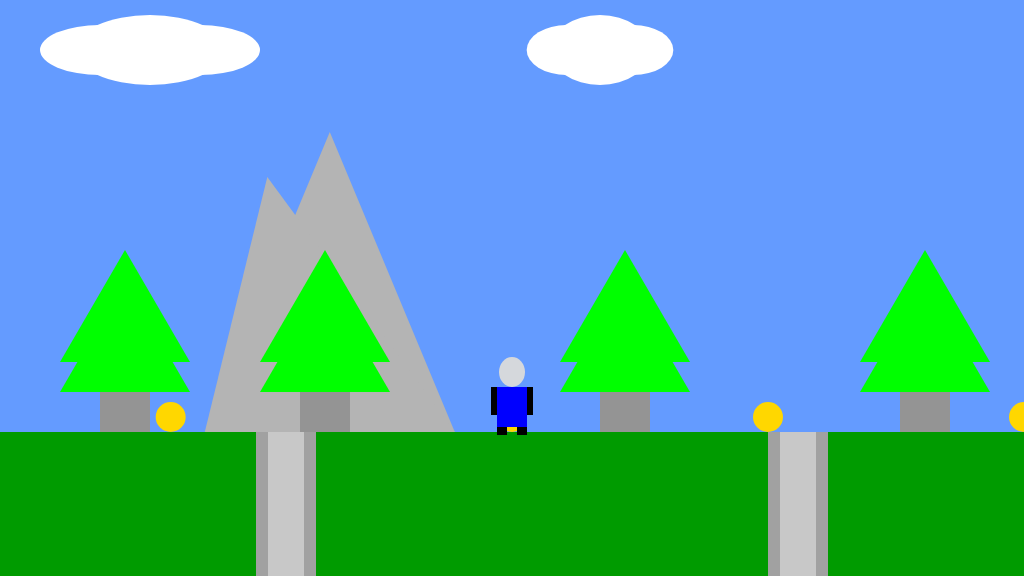
Frame 1 (no input)
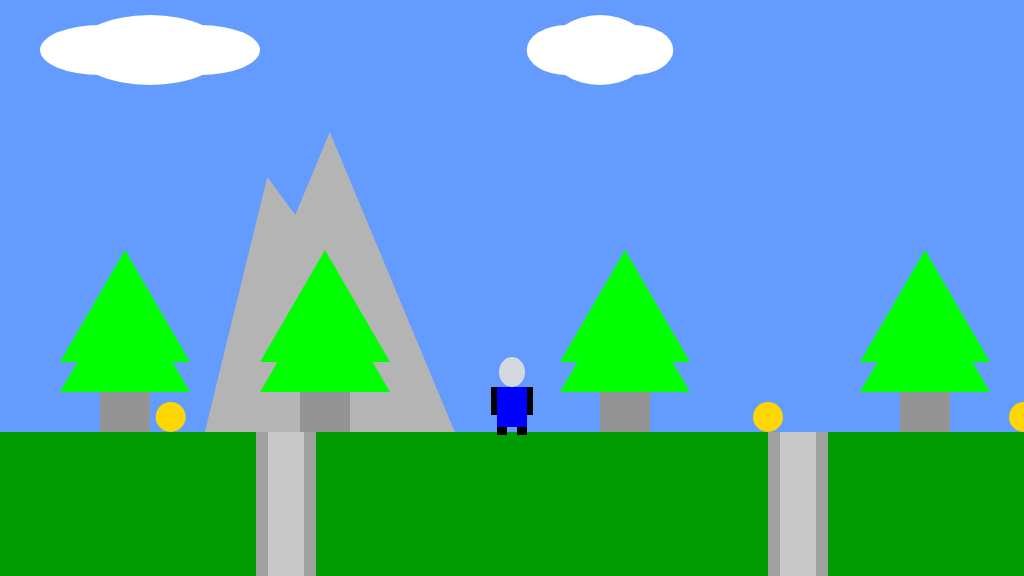
Frame 60 (no input)
Frame 120 (the mouse pressed at the canvas centre since frame 60): identical to frame 60, image omitted

The p5.js sketch that drew these frames (run headless with seeded random() and noise() and a simulated clock; from frame 60 on, the mouse is pressed at the canvas centre):

// p5.js sketch
// ── sketch.js
/*

The Game Project part 4 - side scrolling
*/


var gameChar_x;
var gameChar_y;
var floorPos_y;

var isLeft;
var isRight;
var isFalling;
var isPlummeting;

var trees_x;
var treePos_y;
var clouds;
var mountains;

var cameraPosX;
var old_gameChar_x;

var collectables;
var canyons;

function setup()
{
	createCanvas(1024, 576);
	floorPos_y = height * 3/4;
	gameChar_x = width/2;
	gameChar_y = floorPos_y;
    
    //These variables will be used to animate your game character.
    isLeft = false;
    isRight = false;
    isFalling = false;
    isPlummeting = false;
    
    trees_x = [100, 300, 600, 900, 1200, 1600, 6000, 9000, 12000];
    treePos_y = floorPos_y;
    
    collectables = [
        {x_pos: width/6, y_pos: floorPos_y, size: 30, isFound: false},
        {x_pos: width/2, y_pos: floorPos_y, size: 30, isFound: false},
        {x_pos: width * 0.75, y_pos: floorPos_y, size: 30, isFound: false},
        {x_pos: width, y_pos: floorPos_y, size: 30, isFound: false},
        {x_pos: width * 1.2, y_pos: floorPos_y, size: 30, isFound: false},
        {x_pos: width * 1.5, y_pos: floorPos_y, size: 30, isFound: false},
        {x_pos: width * 1.8, y_pos: floorPos_y, size: 30, isFound: false},
        {x_pos: width * 2.1, y_pos: floorPos_y, size: 30, isFound: false},
        {x_pos: width * 2.4, y_pos: floorPos_y, size: 30, isFound: false},
        {x_pos: width * 2.7, y_pos: floorPos_y, size: 30, isFound: false}
    ];
    
    canyons = [
        {x_pos: width*0.25, width: 60},
        {x_pos: width*0.75, width: 60},
        {x_pos: width*1.25, width: 60},
        {x_pos: width*1.75, width: 60},
        {x_pos: width*2.25, width: 60},
        {x_pos: width*2.75, width: 60},
        {x_pos: width*3.75, width: 60},
        {x_pos: width*3.75, width: 60},
    ];
    
    clouds = [
        {x_pos: 150,  y_pos: 50 ,width: 150},
        {x_pos: 1400,  y_pos: 40 ,width: 130},
        {x_pos: 600,  y_pos: 50 ,width: 100},
        {x_pos: 1900,  y_pos: 45 ,width: 110},
        {x_pos: 1250, y_pos: 40 ,width: 90},
        {x_pos: 2500, y_pos: 53 ,width: 180},
        {x_pos: 3700, y_pos: 55 ,width: 120},
        {x_pos: 4150, y_pos: 48 ,width: 70}
    ];
    
    mountains = [
        {x_pos: width/5,      width: 250, height: 300},
        {x_pos: width * 3,    width: 150, height: 300},
        {x_pos: width * 2,    width: 350, height: 300},
        {x_pos: width * 5.5,  width: 400, height: 300},
        {x_pos: width * 7,    width: 300, height: 300},
        {x_pos: width * 1,    width: 250, height: 300},
        {x_pos: width * 4,  width: 450, height: 300},
        {x_pos: width * 5, width: 500, height: 300},
    ];
    
    cameraPosX = 0;
    old_gameChar_x = gameChar_x;

    
}

function draw()
{
    
    cameraPosX = cameraPosX + gameChar_x - old_gameChar_x;
    old_gameChar_x = gameChar_x;
    
	///////////DRAWING CODE//////////

	background(100,155,255); //fill the sky blue


	noStroke();
	fill(0,155,0);
	rect(0, floorPos_y, width, height - floorPos_y); //draw some green ground
    
    // Implement scrolling
    push();
    translate(-cameraPosX, 0);

	//draw the canyon
    for(var i = 0; i < canyons.length; i++)
    {
        drawCanyon(canyons[i]);
        //detect when the character is over the canyon
        checkCanyon(canyons[i]);
    }
    
    //clouds
	drawClouds();
    // mountains
    drawMountains();
    // trees
    drawTrees();
    
    //a collectable token - eg. a jewel, fruit, coins
    for(var i = 0; i < collectables.length; i++)
    {
        if (!collectables[i].isFound)
        {
            drawCollectable(collectables[i]);
            checkCollectable(collectables[i]);
        }
    }
    
    
    if (isPlummeting)
    {
        gameChar_y += 10;
        isLeft = isRight = false;
    }
    
	//the game character
	if(isLeft && isFalling)
	{
		// add your jumping-left code
        
        // draw the face
        fill(213, 216, 220);
        ellipse(gameChar_x , gameChar_y - 60, 20, 30);

        // draw the body
        fill(0, 0, 256);
        rect(gameChar_x - 8, gameChar_y - 45, 16, 30);

        // draw hands
        fill(0);
        rect(gameChar_x - 23, gameChar_y - 45, 26, 6);

        // draw the feets
        fill(0);
        rect(gameChar_x - 5, gameChar_y - 15, 10, 8);

	}
	else if(isRight && isFalling)
	{
		// add your jumping-right code
        
        // draw the face
        fill(213, 216, 220);
        ellipse(gameChar_x , gameChar_y - 60, 20, 30);

        // draw the body
        fill(0, 0, 256);
        rect(gameChar_x - 8, gameChar_y - 45, 16, 30);

        // draw hands
        fill(0);
        rect(gameChar_x - 3, gameChar_y - 45, 26, 6);

        // draw the feets
        fill(0);
        rect(gameChar_x - 5, gameChar_y - 15, 10, 8);
        

	}
	else if(isLeft)
	{
		// add your walking left code
        
        // draw the face
        fill(213, 216, 220);
        ellipse(gameChar_x , gameChar_y - 60, 20, 30);

        // draw the body
        fill(0, 0, 256);
        rect(gameChar_x - 8, gameChar_y - 45, 16, 40);

        // draw hands
        fill(0);
        rect(gameChar_x - 23, gameChar_y - 45, 26, 6);

        // draw the feets
        fill(0);
        rect(gameChar_x - 5, gameChar_y - 5, 10, 8); 

	}
	else if(isRight)
	{
		// add your walking right code
        
        // draw the face
        fill(213, 216, 220);
        ellipse(gameChar_x , gameChar_y - 60, 20, 30);

        // draw the body
        fill(0, 0, 256);
        rect(gameChar_x - 8, gameChar_y - 45, 16, 40);

        // draw hands
        fill(0);
        rect(gameChar_x - 3, gameChar_y - 45, 26, 6);

        // draw the feets
        fill(0);
        rect(gameChar_x - 5, gameChar_y - 5, 10, 8);

	}
	else if(isFalling || isPlummeting)
	{
		// add your jumping facing forwards code
        
        // draw the face
        fill(213, 216, 220);
        ellipse(gameChar_x , gameChar_y - 60, 26, 30);

        // draw the body
        fill(0, 0, 256);
        rect(gameChar_x - 15, gameChar_y - 45, 30, 30);

        // draw hands
        fill(0);
        rect(gameChar_x - 21, gameChar_y - 65, 6, 28);
        rect(gameChar_x + 15, gameChar_y - 65, 6, 28);

        // draw the feets
        fill(0);
        rect(gameChar_x - 15, gameChar_y - 15, 10, 8); 
        rect(gameChar_x + 5, gameChar_y - 15, 10, 8);


	}
	else
	{
		// add your standing front facing code
        
        // draw the face
        fill(213, 216, 220);
        ellipse(gameChar_x , gameChar_y - 60, 26, 30);

        // draw the body
        fill(0, 0, 256);
        rect(gameChar_x - 15, gameChar_y - 45, 30, 40);

        // draw hands
        fill(0);
        rect(gameChar_x - 21, gameChar_y - 45, 6, 28);
        rect(gameChar_x + 15, gameChar_y - 45, 6, 28);

        // draw the feets
        fill(0);
        rect(gameChar_x - 15, gameChar_y - 5, 10, 8); 
        rect(gameChar_x + 5, gameChar_y - 5, 10, 8);

	}
    pop();
    
	///////////INTERACTION CODE//////////
	//Put conditional statements to move the game character below here
    if (isLeft)
    {
        gameChar_x -= 3;
    }
    
    if (isRight)
    {
        gameChar_x += 3;
    }
    
    if (gameChar_y < floorPos_y)
    {
        isFalling  = true;
        gameChar_y = min(gameChar_y + 5, floorPos_y);
    }
    else
    {
        isFalling  = false;
    }
    

}


function keyPressed()
{
	// if statements to control the animation of the character when
	// keys are pressed.

	//open up the console to see how these work
    if (keyCode == 39 && !isPlummeting)
    {
        isRight = true;   
    }
    
    if (keyCode == 37 && !isPlummeting)
    {
        isLeft = true;
    }
	
    if ( (keyCode == 38 || keyCode == 32) && !isFalling && !isPlummeting)
    {
        gameChar_y -= 150;
    }
}

function keyReleased()
{
	// if statements to control the animation of the character when
	// keys are released.
    
    if (keyCode == 39)
    {
        isRight = false;
    }
    
    if (keyCode == 37)
    {
        isLeft = false;
    }
    
}


function drawClouds()
{
    for(var i = 0; i < clouds.length; i++)
    {
        noStroke();
        fill(255);
        ellipse(clouds[i].x_pos, clouds[i].y_pos, clouds[i].width, 70);
        ellipse(clouds[i].x_pos - clouds[i].width/3, clouds[i].y_pos, clouds[i].width*0.8, 50);
        ellipse(clouds[i].x_pos + clouds[i].width/3, clouds[i].y_pos, clouds[i].width*0.8, 50);
    }
    
}


function drawMountains()
{
    for(var i = 0; i < mountains.length; i++)
    {
        fill(180);
        triangle(mountains[i].x_pos, floorPos_y, mountains[i].x_pos + mountains[i].width, floorPos_y, mountains[i].x_pos + mountains[i].width/2, floorPos_y-mountains[i].height);
        triangle(mountains[i].x_pos, floorPos_y, mountains[i].x_pos + mountains[i].width, floorPos_y, mountains[i].x_pos + mountains[i].width/4, floorPos_y-mountains[i].height*0.85);
    }
}


function drawTrees()
{
    for(var i = 0; i < trees_x.length; i++)
    {
        fill(148);
        rect(trees_x[i], treePos_y - 100, 50, 100);
        fill(0, 255, 0);

        triangle(trees_x[i] - 40, treePos_y - 40, trees_x[i] + 90, treePos_y - 40, trees_x[i] + 25, treePos_y -  152);
        triangle(trees_x[i] - 40, treePos_y -  70, trees_x[i] + 90, treePos_y - 70, trees_x[i] + 25, treePos_y - 182);
    }
}


function drawCollectable(t_collectable)
{
    fill(255, 215, 0);
    ellipse(t_collectable.x_pos, t_collectable.y_pos - t_collectable.size/2 , t_collectable.size, t_collectable.size);
}


function drawCanyon(t_canyon)
{
    fill(200);
    rect(t_canyon.x_pos, floorPos_y, t_canyon.width, height-floorPos_y);
    fill(100,100,100, 100);
    rect(t_canyon.x_pos, floorPos_y, t_canyon.width * 0.2 , height-floorPos_y);
    rect(t_canyon.x_pos + t_canyon.width * 0.8 , floorPos_y, t_canyon.width * 0.2, height-floorPos_y);
}


function checkCollectable(t_collectable)
{
    if( dist(gameChar_x, gameChar_y, t_collectable.x_pos, t_collectable.y_pos) < 25 + t_collectable.size/2)
    {
        t_collectable.isFound = true;
    }
}

function checkCanyon(t_canyon)
{
    if(gameChar_x > t_canyon.x_pos + 14 && gameChar_x < t_canyon.x_pos + t_canyon.width - 14 && gameChar_y >= floorPos_y)
    {
        isPlummeting = true;
    }
}



// ── drawings.js
/* this file has drawings functions needed for the game project */


function drawGameCharacter()
{
    if (isLeft && isFalling)
    {
        // add your jumping-left code
        // draw the face
        fill(213, 216, 220);
        ellipse(gameChar_x , gameChar_y - 60, 20, 30);
        // draw the body
        fill(0, 0, 256);
        rect(gameChar_x - 8, gameChar_y - 45, 16, 30);
        // draw hands
        fill(0);
        rect(gameChar_x - 23, gameChar_y - 45, 26, 6);
        // draw the feets
        fill(0);
        rect(gameChar_x - 5, gameChar_y - 15, 10, 8);
    }
	else if (isRight && isFalling)
	{
		// add your jumping-right code
        // draw the face
        fill(213, 216, 220);
        ellipse(gameChar_x , gameChar_y - 60, 20, 30);
        // draw the body
        fill(0, 0, 256);
        rect(gameChar_x - 8, gameChar_y - 45, 16, 30);
        // draw hands
        fill(0);
        rect(gameChar_x - 3, gameChar_y - 45, 26, 6);
        // draw the feets
        fill(0);
        rect(gameChar_x - 5, gameChar_y - 15, 10, 8);
	}
	else if (isLeft)
	{
		// add walking left code
        
        // draw the face
        fill(213, 216, 220);
        ellipse(gameChar_x , gameChar_y - 60, 20, 30);
        // draw the body
        fill(0, 0, 256);
        rect(gameChar_x - 8, gameChar_y - 45, 16, 40);
        // draw hands
        fill(0);
        rect(gameChar_x - 23, gameChar_y - 45, 26, 6);
        // draw the feets
        fill(0);
        rect(gameChar_x - 5, gameChar_y - 5, 10, 8); 
	}
	else if (isRight)
	{
		// add walking right code
        // draw the face
        fill(213, 216, 220);
        ellipse(gameChar_x , gameChar_y - 60, 20, 30);
        // draw the body
        fill(0, 0, 256);
        rect(gameChar_x - 8, gameChar_y - 45, 16, 40);
        // draw hands
        fill(0);
        rect(gameChar_x - 3, gameChar_y - 45, 26, 6);
        // draw the feets
        fill(0);
        rect(gameChar_x - 5, gameChar_y - 5, 10, 8);
	}
	else if (isFalling || isPlummeting)
	{
		// add jumping facing forwards code
        // draw the face
        fill(213, 216, 220);
        ellipse(gameChar_x , gameChar_y - 60, 26, 30);
        // draw the body
        fill(0, 0, 256);
        rect(gameChar_x - 15, gameChar_y - 45, 30, 30);
        // draw hands
        fill(0);
        rect(gameChar_x - 21, gameChar_y - 65, 6, 28);
        rect(gameChar_x + 15, gameChar_y - 65, 6, 28);
        // draw the feets
        fill(0);
        rect(gameChar_x - 15, gameChar_y - 15, 10, 8); 
        rect(gameChar_x + 5, gameChar_y - 15, 10, 8);


	}
	else
	{
		// add your standing front facing code
        // draw the face
        fill(213, 216, 220);
        ellipse(gameChar_x , gameChar_y - 60, 26, 30);
        // draw the body
        fill(0, 0, 256);
        rect(gameChar_x - 15, gameChar_y - 45, 30, 40);
        // draw hands
        fill(0);
        rect(gameChar_x - 21, gameChar_y - 45, 6, 28);
        rect(gameChar_x + 15, gameChar_y - 45, 6, 28);
        // draw the feets
        fill(0);
        rect(gameChar_x - 15, gameChar_y - 5, 10, 8); 
        rect(gameChar_x + 5, gameChar_y - 5, 10, 8);

	}
}

function drawLifeToken(lifeChar_x, lifeChar_y, divider)
{
    fill(213, 216, 220);
    ellipse(lifeChar_x , lifeChar_y - 60/divider, 26/divider, 30/divider);
    // draw the body
    fill(0, 0, 256);
    rect(lifeChar_x - 15/divider, lifeChar_y - 45/divider, 30/divider, 40/divider);
    // draw hands
    fill(0);
    rect(lifeChar_x - 21/divider, lifeChar_y - 45/divider, 6/divider, 28/divider);
    rect(lifeChar_x + 15/divider, lifeChar_y - 45/divider, 6/divider, 28/divider);
    // draw the feets
    fill(0);
    rect(lifeChar_x - 15/divider, lifeChar_y - 5/divider, 10/divider, 8/divider); 
    rect(lifeChar_x + 5/divider, lifeChar_y - 5/divider, 10/divider, 8/divider);
}


function drawClouds()
{
    for (var i = 0; i < clouds.length; i++)
    {
        noStroke();
        fill(255);
        ellipse(clouds[i].x_pos, clouds[i].y_pos, clouds[i].width, 70);
        ellipse(clouds[i].x_pos - clouds[i].width/3, clouds[i].y_pos, clouds[i].width*0.8, 50);
        ellipse(clouds[i].x_pos + clouds[i].width/3, clouds[i].y_pos, clouds[i].width*0.8, 50);
    }
    
}

function drawMountains()
{
    for (var i = 0; i < mountains.length; i++)
    {
        fill(180);
        triangle(mountains[i].x_pos, floorPos_y, mountains[i].x_pos + mountains[i].width, floorPos_y, mountains[i].x_pos + mountains[i].width/2, floorPos_y-mountains[i].height);
        triangle(mountains[i].x_pos, floorPos_y, mountains[i].x_pos + mountains[i].width, floorPos_y, mountains[i].x_pos + mountains[i].width/4, floorPos_y-mountains[i].height*0.85);
    }
}


function drawTrees()
{
    for (var i = 0; i < trees_x.length; i++)
    {
        fill(148);
        rect(trees_x[i], treePos_y - 100, 50, 100);
        fill(0, 255, 0);

        triangle(trees_x[i] - 40, treePos_y - 40, trees_x[i] + 90, treePos_y - 40, trees_x[i] + 25, treePos_y -  152);
        triangle(trees_x[i] - 40, treePos_y -  70, trees_x[i] + 90, treePos_y - 70, trees_x[i] + 25, treePos_y - 182);
    }
}


function drawCollectable(t_collectable)
{
    fill(255, 215, 0);
    ellipse(t_collectable.x_pos, t_collectable.y_pos - t_collectable.size/2 , t_collectable.size, t_collectable.size);
}


function drawCanyon(t_canyon)
{
    if(!difficulty_level)
    {
        difficulty_level = 1;
    }
    canyonWidth = t_canyon.width * difficulty_level;
    fill(200);
    rect(t_canyon.x_pos, floorPos_y, canyonWidth, height-floorPos_y);
    fill(100,100,100, 100);
    rect(t_canyon.x_pos, floorPos_y, canyonWidth * 0.2 , height-floorPos_y);
    rect(t_canyon.x_pos + canyonWidth * 0.8 , floorPos_y, canyonWidth * 0.2, height-floorPos_y);
}

function renderFlagpole()
{
    push();
    fill(255);
    stroke(180);
    strokeWeight(5);
    line(flagpole.x_pos, floorPos_y , flagpole.x_pos, floorPos_y-200);
    noStroke();
    fill(255, 0, 0);
    if (flagpole.isReached)
    {
        rect(flagpole.x_pos, floorPos_y-200, 50, 40);
        if(!gameOverSoundRun)
        {
           gameOverSound.play();
           gameOverSoundRun = true;
        }
    }
    pop();
}
